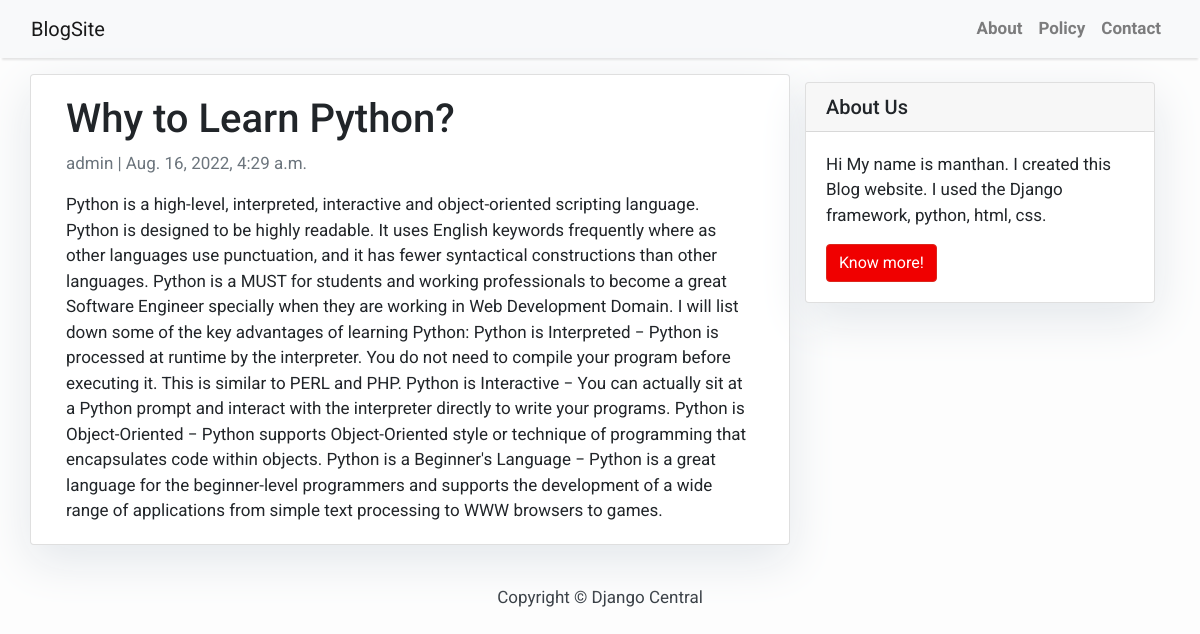
The page /why-to-learn-python/ on the database its author committed.
### blog/models.py (models this page shows, shortened)
class Post(models.Model):
    title = models.CharField(max_length=200, unique=True)
    slug = models.SlugField(max_length=200, unique=True)
    author = models.ForeignKey(User, on_delete=models.CASCADE, related_name='blog_posts')
    updated_on = models.DateTimeField(auto_now=True)
    content = models.TextField()
    created_on = models.DateTimeField(auto_now_add=True)
    status = models.IntegerField(choices=STATUS, default=0)
    class Meta:
        ordering = ['-created_on']

### blog/views.py (the view)
# urls.py: path('<slug:slug>/', views.PostDetail.as_view(), name='post_detail'),
class PostDetail(generic.DetailView):
    model = Post
    template_name = 'post_detail.html'

### templates/post_detail.html
{% extends 'base.html' %} {% block content %}
<div class="container">
  <div class="row">
    <div class="col-md-8 card mb-4  mt-3 left  top">
      <div class="card-body">
        <h1>{% block title %} {{ object.title }} {% endblock title %}</h1>
        <p class=" text-muted">{{ post.author }} | {{ post.created_on }}</p>
        <p class="card-text ">{{ object.content | safe }}</p>
      </div>
    </div>
    {% block sidebar %} {% include 'sidebar.html' %} {% endblock sidebar %}
  </div>
</div>
{% endblock content %}

### templates/base.html (style rules this page uses)
body { font-family: "Roboto", sans-serif; font-size: 17px; background-color: #fdfdfd; }

### templates/sidebar.html (style rules this page uses)
.card { box-shadow: 0 16px 48px #E3E7EB; }

### rows shown on the page
Post: title "Why to Learn Python?", author "admin", created_on "Aug. 16, 2022, 4:29 a.m.", content "Python is a high-level, interpreted, interactive and object-oriented scripting language. Python is designed to be highly readable. It uses English keywords frequently where as other languages use punctuation, and it has fewer syntactical constructions than other languages. Python is a MUST for students and working professionals to become a great Software Engineer specially when they are working in Web Development Domain. I will list down some of the key advantages of learning Python: Python is Interpreted − Python is processed at runtime by the interpreter. You do not need to compile your program before executing it. This is similar to PERL and PHP. Python is Interactive − You can actually…"
